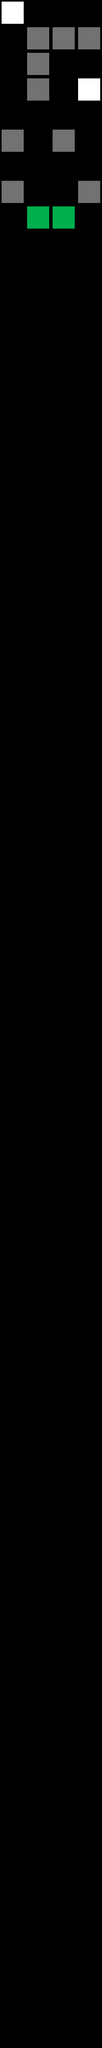

Tiled map render using the project's own tile images. Description and the whole map definition, tile-layer contents included, below:
An orthogonal 4x80 tile map with 128x128 px tiles, 1 tile layer (Tile Layer 1).

<map version="1.0" orientation="orthogonal" renderorder="right-down" width="4" height="80" tilewidth="128" tileheight="128" nextobjectid="1">
 <tileset firstgid="1" name="BaseTileset" tilewidth="128" tileheight="128" tilecount="64" columns="8">
  <image source="../../Art/BaseTileset.png" width="1024" height="1024" />
 </tileset>
 <layer name="Tile Layer 1" width="4" height="80">
  <data encoding="csv">
1,0,0,0,
0,2,2,2,
0,2,0,0,
0,2,0,1,
0,0,0,0,
2,0,2,0,
0,0,0,0,
2,0,0,2,
0,3,3,0,
0,0,0,0,
0,0,0,0,
0,0,0,0,
0,0,0,0,
0,0,0,0,
0,0,0,0,
0,0,0,0,
0,0,0,0,
0,0,0,0,
0,0,0,0,
0,0,0,0,
0,0,0,0,
0,0,0,0,
0,0,0,0,
0,0,0,0,
0,0,0,0,
0,0,0,0,
0,0,0,0,
0,0,0,0,
0,0,0,0,
0,0,0,0,
0,0,0,0,
0,0,0,0,
0,0,0,0,
0,0,0,0,
0,0,0,0,
0,0,0,0,
0,0,0,0,
0,0,0,0,
0,0,0,0,
0,0,0,0,
0,0,0,0,
0,0,0,0,
0,0,0,0,
0,0,0,0,
0,0,0,0,
0,0,0,0,
0,0,0,0,
0,0,0,0,
0,0,0,0,
0,0,0,0,
0,0,0,0,
0,0,0,0,
0,0,0,0,
0,0,0,0,
0,0,0,0,
0,0,0,0,
0,0,0,0,
0,0,0,0,
0,0,0,0,
0,0,0,0,
0,0,0,0,
0,0,0,0,
0,0,0,0,
0,0,0,0,
0,0,0,0,
0,0,0,0,
0,0,0,0,
0,0,0,0,
0,0,0,0,
0,0,0,0,
0,0,0,0,
0,0,0,0,
0,0,0,0,
0,0,0,0,
0,0,0,0,
0,0,0,0,
0,0,0,0,
0,0,0,0,
0,0,0,0,
0,0,0,0
</data>
 </layer>
</map>
